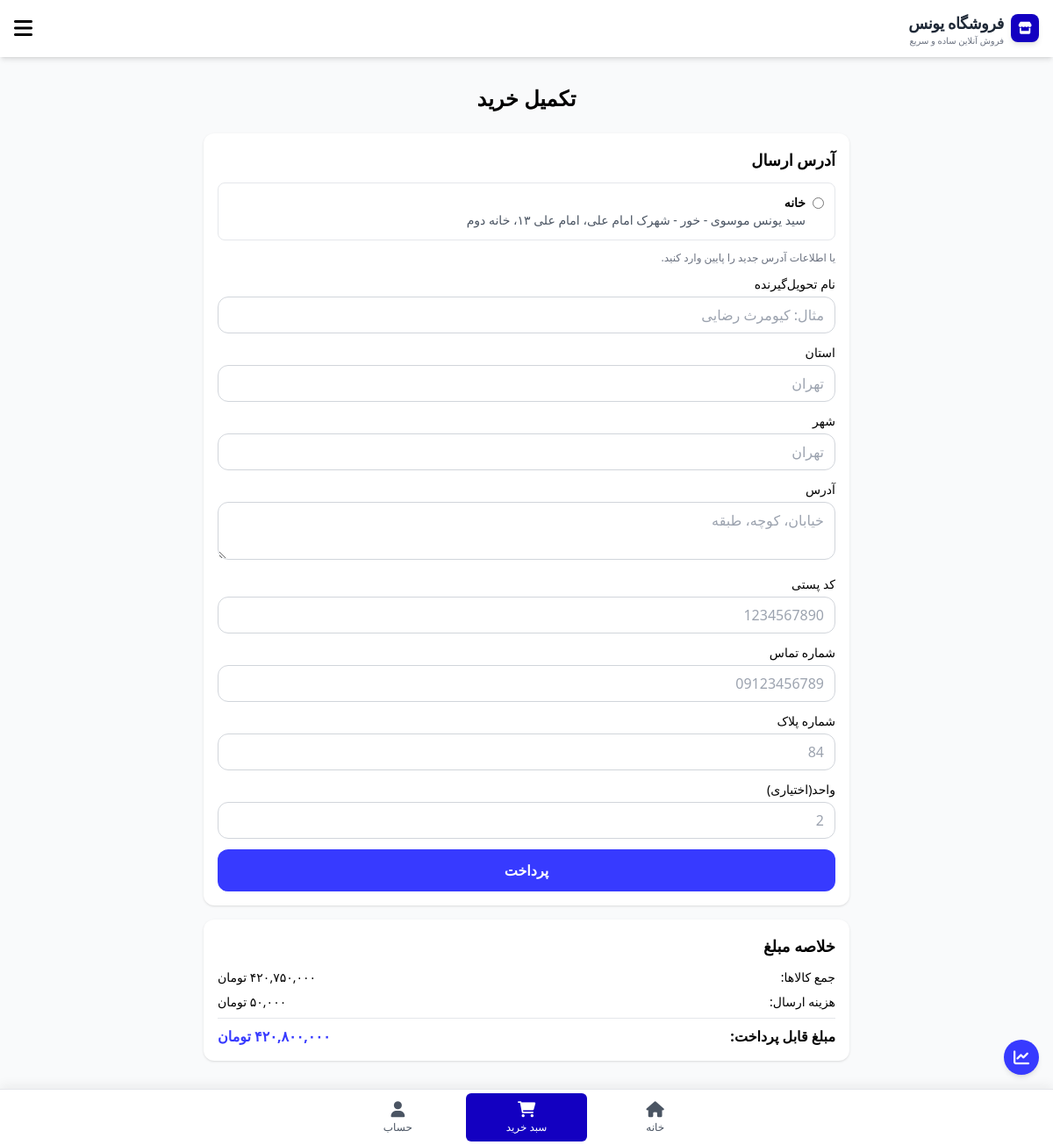
The page /cart/checkout/ (signed in) on the database as committed earlier.
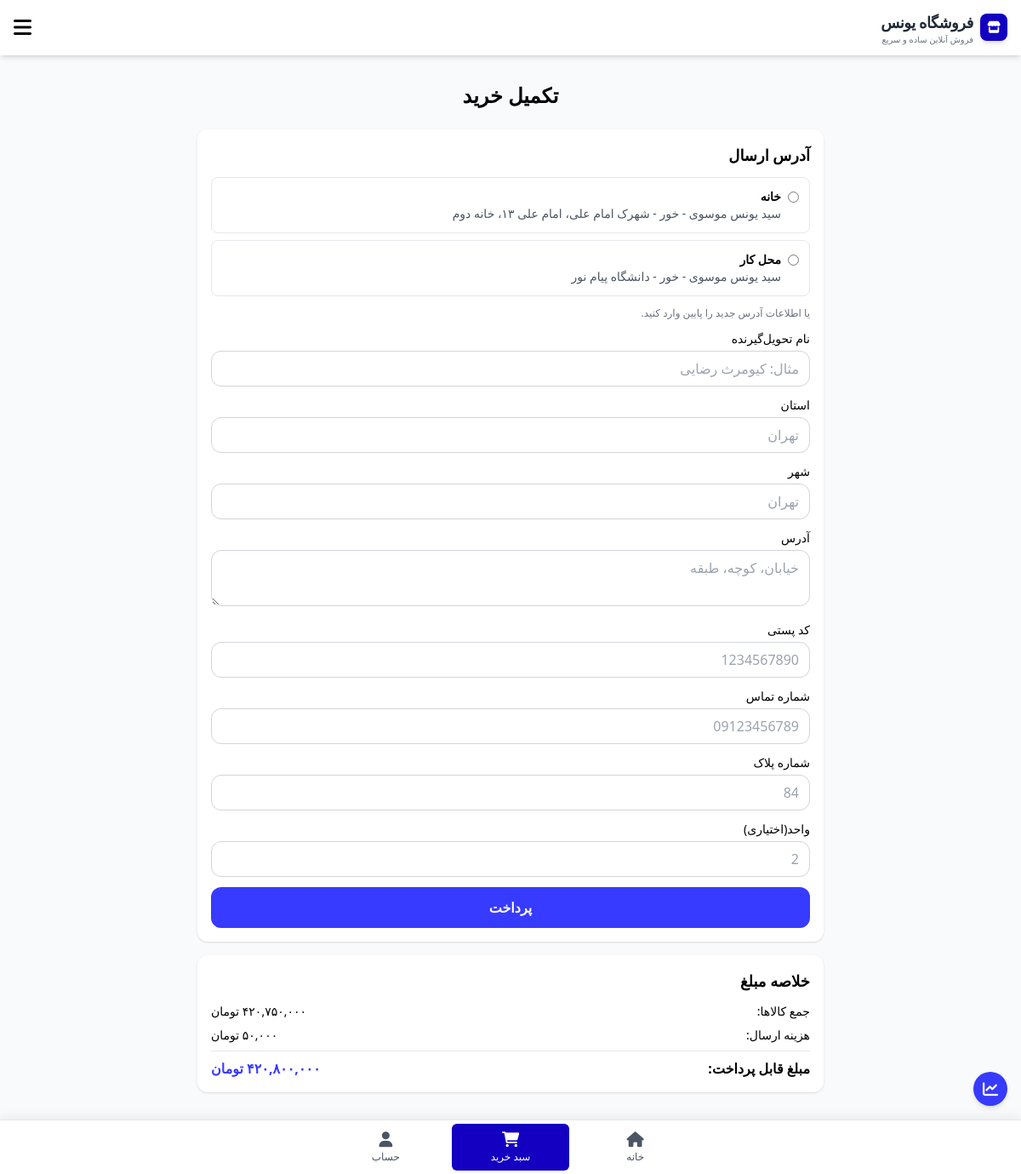
The same page on the database as committed later.
### app_address/models.py (models this page shows)
class Address(models.Model):
    user = models.ForeignKey('app_user.User', on_delete=models.CASCADE)
    title = models.CharField(max_length=30, null=True)
    full_name = models.CharField(max_length=50)
    province = models.CharField(max_length=35)
    city = models.CharField(max_length=35)
    minimal_address = models.TextField()
    building_no = models.PositiveBigIntegerField(
        validators=[
            MinValueValidator(1),
            MaxValueValidator(999)
        ]
    )
    postal_code = models.PositiveBigIntegerField(
        validators=[
            RegexValidator(
                regex=r'^\d{10}$',
                message="کد پستی باید 10 رقمی باشد"
            )
        ]
    )
    hidden = models.BooleanField(default=False)

### app_cart/views.py (the view, shortened to what this page needs)
# urls.py: path('checkout/', views.checkout_view, name='checkout'),
def checkout_view(request):
    if not request.user.is_authenticated:
        return redirect('user:login')
    cart = _get_or_create_cart(request)
    cart_items = list(
        cart.items.select_related("product", "selected_color")
        .prefetch_related(
            Prefetch(
                "product__images",
                queryset=ProductImage.objects.only("id", "product_id", "image"),
            )
        )
        .all()
    )
    if not cart_items:
        return redirect("cart:cart_view")
    subtotal = sum(item.total_price for item in cart_items)
    shipping_cost = 50_000
    total_payable = subtotal + shipping_cost
    addresses = Address.objects.filter(user=request.user, hidden=False) if request.user.is_authenticated else []
    address_text = ""
    address_hidden = None
    address = None
    selected_address = None
    form_errors = []
    payment_success = False
    distance_km = None
    profile_name = ""
    if request.user.is_authenticated:
        profile_name = f"{request.user.first_name or ''} {request.user.last_name or ''}".strip()
    need_full_name = True
    form_data = {
        "full_name": "",
        "province": "",
        "city": "",
        "postal_code": "",
        "building_no": "",
        "unit_no": "",
        "minimal_address": "",
        "phone": "",
    }
    return render(
        request,
        "checkout.html",
        {
            "cart_items": cart_items,
            "addresses": addresses,
            "subtotal": _to_persian_num("{:,}".format(int(subtotal))),
            "shipping_cost": _to_persian_num("{:,}".format(int(shipping_cost))),
            "total_payable": _to_persian_num("{:,}".format(int(total_payable))),
            "distance_km": f"{distance_km:.2f}" if distance_km is not None else "",
            "shop_lat": settings.SHOP_LAT,
            "shop_lng": settings.SHOP_LNG,
            "form_errors": form_errors,
            "selected_address": selected_address,
            "need_full_name": need_full_name,
            "profile_name": profile_name,
            "form_data": form_data,
            "payment_success": payment_success,
            "is_guest_cart": not request.user.is_authenticated,
        },
    )

### app_cart/models.py (called while the page is built)
    @property
    def total_price(self):
        return self.product.final_price * self.quantity

### app_cart/views.py (called while the page is built)
def _to_persian_num(num):
    persian_digits = "۰۱۲۳۴۵۶۷۸۹"
    return "".join(persian_digits[int(d)] if d.isdigit() else d for d in str(num))

def _get_or_create_cart(request):
    if not request.user.is_authenticated:
        guest_cart_id = request.session.get('guest_cart_id')
        if guest_cart_id:
            cart = Cart.objects.filter(id=guest_cart_id, user__isnull=True).first()
            if cart:
                return cart
        cart= Cart.objects.create(user=None, is_active=True)
        request.session['guest_cart_id'] = cart.id
        request.session.modified = True
        return cart
    else:
        cart, _ = Cart.objects.get_or_create(user = request.user, is_active=True)
        return cart

### app_product/models.py (called while the page is built)
    @property
    def final_price(self):
        if self.discount_percent and self.discount_percent > 0:
            return int(self.price * (1 - self.discount_percent / 100))
        return self.price

### app_cart/templates/checkout.html (shortened to what the changed rows need)
{% extends "base.html" %}
{% block content %}
<div class="container mx-auto p-4 max-w-3xl">
  <h1 class="text-2xl font-bold mb-6 text-center">تکمیل خرید</h1>
  <div class="bg-white rounded-xl shadow p-4 mb-4">
    <h2 class="font-bold text-lg mb-3">آدرس ارسال</h2>
    <form method="post" class="space-y-3">
      {% if addresses %}
        <div class="space-y-2">
          {% for addr in addresses %}
            <label class="flex items-start gap-2 rounded-lg border border-gray-200 p-3 cursor-pointer hover:border-color-light transition">
              <input type="radio" name="address_id" value="{{ addr.id }}" class="mt-1" {% if selected_address and selected_address.id == addr.id %}checked{% endif %}>
              <div>
                <p class="font-semibold text-sm">{{ addr.title }}</p>
                <p class="text-sm text-gray-600">{{ addr.full_name }} - {{ addr.city }} - {{ addr.minimal_address }}</p>
              </div>
            </label>
          {% endfor %}
        </div>
      {% endif %}
    </form>
  </div>
  <div class="bg-white rounded-xl shadow p-4">
    <h2 class="font-bold text-lg mb-3">خلاصه مبلغ</h2>
  </div>
</div>
{% endblock %}

Rows that differ between the two databases and show on the page:
added Address: address_id "☐ محل کار سید یونس موسوی - خور", title "محل کار", full_name "سید یونس موسوی", city "خور", minimal_address "دانشگاه پیام نور"
